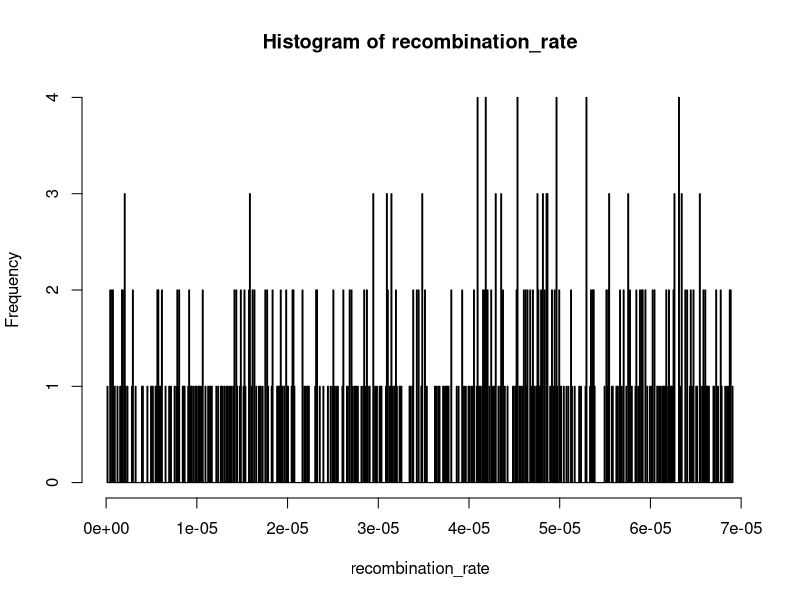
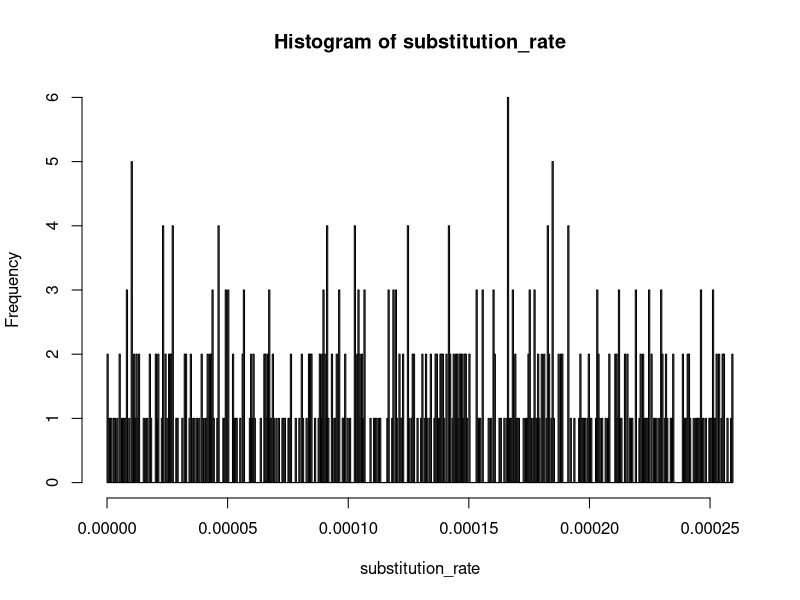
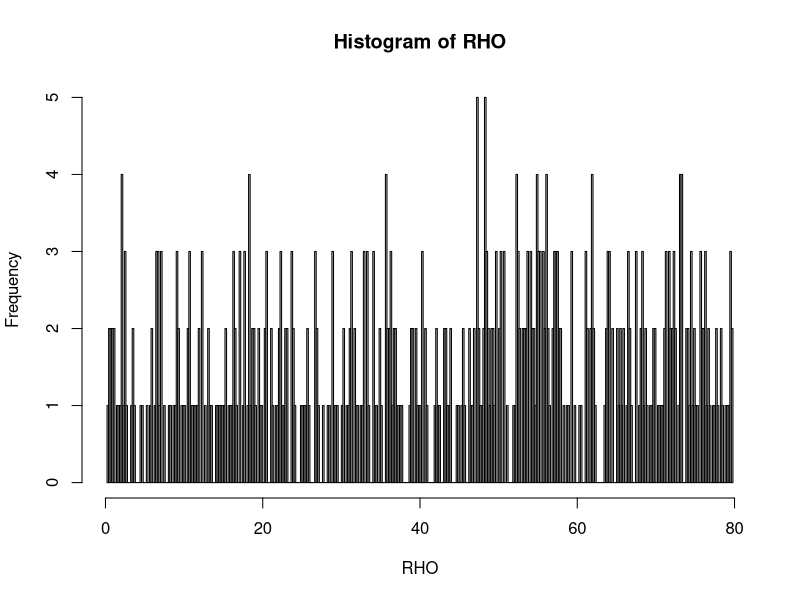
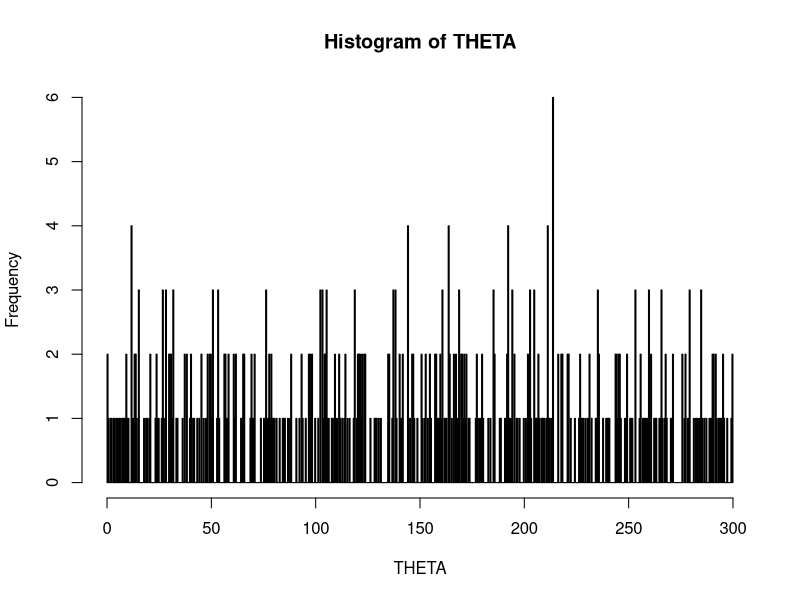

Recreate these plots in R, in order.
# R script to apply priors and make executable files "ProteinEvolverABC_Phase3.sh" and "ProteinEvolverABC_arguments.txt" for ProteinEvolverProtABC2.0.0
# By Miguel Arenas
# 2020
# 

## Distributions included ##
# fix			# A value is fixed	(integer or non integer)			# v <- 2 
# sample		# Sample (integer): lowest highest 						# v <- sample(0:23,1,replace=T)
# unif			# Uniform (non integer): lowest highest; t truncated	# v <- runif(1,0.1,0.9) // v <- runif(1,0.1,0.9) + t
# norm			# Normal: mean, sd; t truncated							# v <- rnorm(1,0.9,0.1) // v <- rnorm(1,0.9,0.1) + t
# exp			# Exponential: rate; t truncated						# v <- rexp(1,0.4) // v <- rexp(1,0.4) + t
# gamma			# Gamma: shape, rate (1/scale); t truncated				# v <- rgamma(1,0.3,0.4) // v <- rgamma(1,0.3,0.4) + t
# beta			# Beta: shape1, shape2 (1/scale); t truncated			# v <- rbeta(1,0.3,0.4) // v <- rbeta(1,0.3,0.4) + t
# dirichlet		# Dirichlet: alpha (vector)								# v <- rdirichlet(1, c(1,1,1,1))

# Load libraries
suppressPackageStartupMessages(library(lattice))
suppressPackageStartupMessages(library(MCMCpack))
suppressPackageStartupMessages(library(ape))
suppressPackageStartupMessages(library(graphics))

unlink ("./ProteinEvolverABC_arguments.txt", recursive = FALSE)
unlink ("./ProteinEvolverABC_Pop_arguments.txt", recursive = FALSE)
unlink ("./ProteinEvolverABC_Phase3.sh", recursive = FALSE)
##### GENERAL SETTINGS #####
NumberReplicates <- 500

recombination_rate <- numeric(NumberReplicates)
substitution_rate <- numeric(NumberReplicates)
RHO <- numeric(NumberReplicates)
THETA <- numeric(NumberReplicates)


##### PARAMETERS FOR THE ENTIRE PROTEIN are directly specified in the print file #####

### COALESCENT SIMULATIONS ###
# ./ProteinEvolverProtABC2.0.0 -n1 -s8 765 -e1000 2 -r2.0e-06 -u5.6e-05 -@JTT -c1 1 0 -y1 -:1
# ./ProteinEvolverProtABC2.0.0 -n2 -s8 150 -e1000 2 -=4 1995 1 1 2003 4 6 1997 2 3 2001 7 8 -/1200 -g1 3 1000 1250 1000 1300 1550 2000 1560 1000 3000 -q1 4 2 2 3 1 -t3 100 800 0.002 0.001 0.003 -%1 1 2 10000 -r2.3e-6 -o0.1 -u4.1e-5 -f20 0.04 0.06 0.05 0.05 0.08 0.02 0.05 0.05 0.03 0.07 0.04 0.06 0.05 0.05 0.05 0.05 0.05 0.05 0.04 0.06 -@WAG -a0.7 -i0.52 -bsequences -c1 1 0 -y1 -:1

##### PARAMETERS FOR EACH SIMULATION #####

ThisReplicate<-0
while (ThisReplicate < NumberReplicates)
	{
	ThisReplicate<-ThisReplicate+1

	SampleSize_SequenceLength_print <- paste (" -s11 289",sep="")
	DatedTips_print <- paste ("",sep="")
	DemogPeriods_print <- paste ("",sep="")
	DemogPeriodsNcte_print <- paste ("",sep="")
	DemogPeriodsNvar_print <- paste ("",sep="")
	Migrationmodel_print <- paste ("",sep="")
	MigrationRate_print <- paste ("",sep="")
	ConvDemes_print <- paste ("",sep="")
	Hap_Dip <- paste (" 2",sep="")
	PopSize <- 1000				# unif or fix
	PopSize_Hap_Dip_print <- paste (" -e",PopSize,Hap_Dip,sep="")
	GenTime_print <- paste ("",sep="")
	GrowthRate_print <- paste ("",sep="")
	outgroup_print <- paste ("",sep="")
	HomogRec <- runif(1,0,6.92e-5)		# fix, unif, norm(t), exp(t), gamma(t), beta(t)
	HomogRec_print <- paste (" -r",HomogRec,sep="")
	recombination_rate[ThisReplicate]<-HomogRec
	SubsRate <- runif(1,0,2.5952e-4)		# fix, unif, norm(t), exp(t), gamma(t), beta(t)
	SubsRate_print <- paste (" -u",SubsRate,sep="")
	substitution_rate[ThisReplicate]<-SubsRate

	AAFreqs1 <- c(0.05,0.05,0.05,0.05,0.05,0.05,0.05,0.05,0.05,0.05,0.05,0.05,0.05,0.05,0.05,0.05,0.05,0.05,0.05,0.05)		

	AAFreqs <- numeric(20)		
	AAFreqs[1] <- AAFreqs1[1]		
	AAFreqs[2] <- AAFreqs1[2]		
	AAFreqs[3] <- AAFreqs1[3]		
	AAFreqs[4] <- AAFreqs1[4]		
	AAFreqs[5] <- AAFreqs1[5]		
	AAFreqs[6] <- AAFreqs1[6]		
	AAFreqs[7] <- AAFreqs1[7]		
	AAFreqs[8] <- AAFreqs1[8]		
	AAFreqs[9] <- AAFreqs1[9]		
	AAFreqs[10] <- AAFreqs1[10]		
	AAFreqs[11] <- AAFreqs1[11]		
	AAFreqs[12] <- AAFreqs1[12]		
	AAFreqs[13] <- AAFreqs1[13]		
	AAFreqs[14] <- AAFreqs1[14]		
	AAFreqs[15] <- AAFreqs1[15]		
	AAFreqs[16] <- AAFreqs1[16]		
	AAFreqs[17] <- AAFreqs1[17]		
	AAFreqs[18] <- AAFreqs1[18]		
	AAFreqs[19] <- AAFreqs1[19]		
	AAFreqs[20] <- AAFreqs1[20]		
	AminoacidFrequencies_print <- paste (" -f20 ",AAFreqs[1]," ",AAFreqs[2]," ",AAFreqs[3]," ",AAFreqs[4]," ",AAFreqs[5]," ",AAFreqs[6]," ",AAFreqs[7]," ",AAFreqs[8]," ",AAFreqs[9]," ",AAFreqs[10]," ",AAFreqs[11]," ",AAFreqs[12]," ",AAFreqs[13]," ",AAFreqs[14]," ",AAFreqs[15]," ",AAFreqs[16]," ",AAFreqs[17]," ",AAFreqs[18]," ",AAFreqs[19]," ",AAFreqs[20],sep="")

	SubsModel_print <- paste (" -@","JTT",sep="")
	AArateHetSites_print <- paste ("",sep="")
	AAPinv_print <- paste ("",sep="")


	ExecutionHeader <- paste ("-n1",SampleSize_SequenceLength_print,PopSize_Hap_Dip_print,DatedTips_print,GenTime_print,GrowthRate_print,DemogPeriods_print,DemogPeriodsNcte_print,DemogPeriodsNvar_print,Migrationmodel_print,MigrationRate_print,ConvDemes_print,HomogRec_print,SubsRate_print,outgroup_print,AminoacidFrequencies_print,SubsModel_print,AArateHetSites_print,AAPinv_print," -bsequences -c1 1 0 -y0 -:",ThisReplicate,sep="")

	write(paste("",ExecutionHeader,"",sep=""),"./ProteinEvolverABC_arguments.txt",append=T)
	Rho_sim <- 2 * 2 * PopSize * HomogRec * 289 
	HomogRec_print_Pop <- paste (" -r",Rho_sim,sep="")

	Theta_sim <- 2 * 2 * PopSize * SubsRate * 289 
	SubsRate_print_pop <- paste (" -u",Theta_sim,sep="")
	RHO[ThisReplicate]<-Rho_sim
	THETA[ThisReplicate]<-Theta_sim
    ExecutionHeader_Pop <- paste ("-n1",SampleSize_SequenceLength_print,PopSize_Hap_Dip_print,DatedTips_print,GenTime_print,GrowthRate_print,DemogPeriods_print,DemogPeriodsNcte_print,DemogPeriodsNvar_print,Migrationmodel_print,MigrationRate_print,ConvDemes_print,HomogRec_print_Pop,SubsRate_print_pop,outgroup_print,AminoacidFrequencies_print,SubsModel_print,AArateHetSites_print,AAPinv_print," -bsequences -c1 1 0 -y0 -:",ThisReplicate,sep="")

	write(paste("",ExecutionHeader_Pop,"",sep=""),"./ProteinEvolverABC_Pop_arguments.txt",append=T)

} # end replicates
	NumberOfProcessors <- 1
	NumberOfArguments <- 35
	bodyhereNew<-paste("cat \"./ProteinEvolverABC_arguments.txt\" | xargs -n ",NumberOfArguments," \"./bin/ProteinEvolverProtABC2.0.0\"",sep="")
	write(paste("",bodyhereNew,"",sep=""),"./ProteinEvolverABC_Phase3.sh",append=T)


# Printing prior distributions for Recombination and Substitution rates 

figureName1<-paste("./Histogram_PriorRecombination.pdf",sep="")
pdf(figureName1)
par(mfrow = c(1,1))

if (NumberReplicates < 1000)	{
	hist (recombination_rate, breaks=NumberReplicates)
	} else {
	hist (recombination_rate, breaks=1000)
	}
dev.off()

figureName2<-paste("./Histogram_PriorSubstitution.pdf",sep="")
pdf(figureName2)
par(mfrow = c(1,1))

if (NumberReplicates < 1000)	{
	hist (substitution_rate, breaks=NumberReplicates)
	} else {
	hist (substitution_rate, breaks=1000)
	}
dev.off()

figureName4<-paste("./Histogram_PriorRho.pdf",sep="")
pdf(figureName4)
par(mfrow = c(1,1))

if (NumberReplicates < 1000)	{
	hist (RHO, breaks=NumberReplicates)
	} else {
	hist (RHO, breaks=1000)
	}
dev.off()

figureName5<-paste("./Histogram_PriorTheta.pdf",sep="")
pdf(figureName5)
par(mfrow = c(1,1))

if (NumberReplicates < 1000)	{
	hist (THETA, breaks=NumberReplicates)
	} else {
	hist (THETA, breaks=1000)
	}
dev.off()
